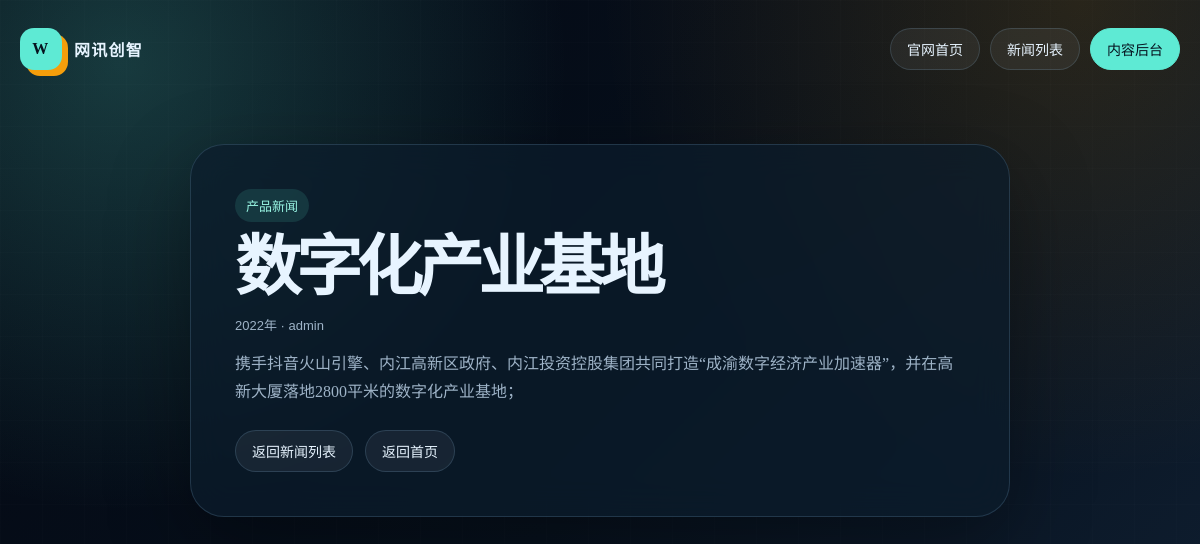
The page /news/2 on the database its author committed.
### day4/homework/app_company_cms.py (models this page shows)
class Base(DeclarativeBase):
    pass

class News(Base):
    __tablename__ = "news"
    id = Column(Integer, primary_key=True, autoincrement=True)
    title = Column(String(200), nullable=False)
    content = Column(Text, nullable=False)
    category = Column(String(100), nullable=False)
    published_at = Column(String(30), nullable=False)
    author = Column(String(50), nullable=False)

### day4/homework/app_company_cms.py (the view, shortened to what this page needs)
@app.route("/news/<int:news_id>", methods=["GET"])
def news_page(news_id):
    with Session(ENGINE) as db_session:
        news = db_session.get(News, news_id)
        return render_template("news_detail.html", company=company_info, news=news_to_dict(news))

### day4/homework/app_company_cms.py (called while the page is built)
def news_to_dict(news):
    return {
        "id": news.id,
        "title": news.title,
        "content": news.content,
        "category": news.category,
        "published_at": news.published_at,
        "author": news.author,
    }

### day4/homework/templates/news_detail.html (shortened to what this page needs)
{% extends "base.html" %}
{% block content %}
<article class="article">
    <span class="tag">{{ news.category }}</span>
    <h1>{{ news.title }}</h1>
    <div class="meta">{{ news.published_at }}{% if news.author %} · {{ news.author }}{% endif %}</div>
    <p>{{ news.content }}</p>
    <div class="article-actions">
        <a class="pill" href="/api/news">返回新闻列表</a>
        <a class="pill article-back" href="/">返回首页</a>
    </div>
</article>
{% endblock %}

### day4/homework/static/css/site.css (style rules this page uses)
:root { --ink: #e7f4ff; --muted: #9eb3c7; --paper: #07111d; --panel: rgba(12, 28, 44, 0.72); --line: rgba(154, 213, 255, 0.16); --brand: #5eead4; --brand-dark: #99f6e4; --accent: #f59e0b; --danger: #ef4444; --shadow: 0 26px 80px rgba(0, 0, 0, 0.35); }
* { box-sizing: border-box; }
body { margin: 0; min-height: 100vh; color: var(--ink); background: radial-gradient(circle at 10% 8%, rgba(94, 234, 212, 0.22), transparent 28rem), radial-gradient(circle at 90% 0%, rgba(245, 158, 11, 0.14), transparent 30rem), linear-gradient(135deg, #030712 0%, #07111d 54%, #102033 100%); font-family: Georgia, "Songti SC", "Noto Serif SC", serif; }
body::before { position: fixed; inset: 0; z-index: -1; content: ""; opacity: 0.35; background-image: linear-gradient(rgba(255, 255, 255, 0.035) 1px, transparent 1px), linear-gradient(90deg, rgba(255, 255, 255, 0.035) 1px, transparent 1px); background-size: 42px 42px; }
a { color: inherit; text-decoration: none; }
.pill { padding: 10px 16px; border: 1px solid var(--line); border-radius: 999px; background: rgba(255, 255, 255, 0.06); font-family: "Trebuchet MS", "Microsoft YaHei", sans-serif; font-size: 14px; }
h1 { margin: 16px 0; font-size: clamp(44px, 8vw, 92px); line-height: 0.92; letter-spacing: -0.08em; }
.hero-card, .panel, .article, .news-card { background: var(--panel); border: 1px solid var(--line); box-shadow: var(--shadow); backdrop-filter: blur(18px); }
.metric span, .meta, .news-card p, .article p, label { color: var(--muted); }
.tag { display: inline-flex; padding: 7px 11px; border-radius: 999px; color: var(--brand-dark); background: rgba(94, 234, 212, 0.12); font-family: "Trebuchet MS", "Microsoft YaHei", sans-serif; font-size: 13px; }
.news-card p, .article p { line-height: 1.75; }
.meta { font-family: "Trebuchet MS", "Microsoft YaHei", sans-serif; font-size: 13px; }
.article { max-width: 820px; margin: 46px auto 80px; padding: 44px; border-radius: 34px; }
.article h1 { font-size: clamp(34px, 6vw, 66px); }
.article-back { display: inline-flex; margin-top: 24px; }
.article-actions { display: flex; gap: 12px; flex-wrap: wrap; margin-top: 24px; }
.article-actions .article-back { margin-top: 0; }

### rows shown on the page
News: category "产品新闻", title "数字化产业基地", published_at "2022年", author "admin", content "携手抖音火山引擎、内江高新区政府、内江投资控股集团共同打造“成渝数字经济产业加速器”，并在高新大厦落地2800平米的数字化产业基地；"

### other values the page prints
{{ company.name }} "网讯创智"
